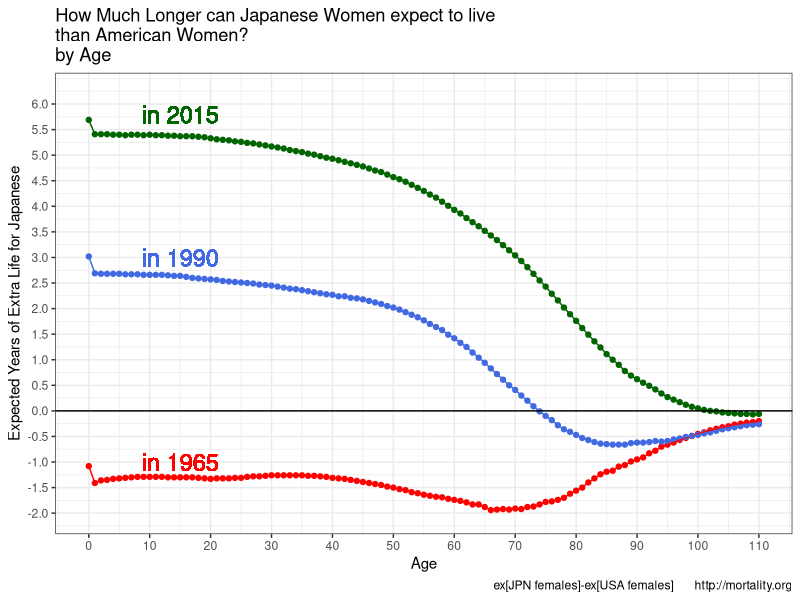

Write R code to recreate this figure.
#---------------------------------------------
# Carl Schmertmann
# created 4 Sep 18
# altered 4 Sep 18
#
# differences in female e(x) by age between Japan and USA
#---------------------------------------------

rm(list=ls())
library(tidyverse)

graphics.off()
if (.Platform$OS.type == 'windows') windows(record=TRUE)

JPN = read.table('JPN_fltper_1x1.txt', skip=2, stringsAsFactors = FALSE,
                  header=TRUE)
JPN$Age = 0:110  # make Age numeric
JPN$PopName = 'JPN'

USA = read.table('USA_fltper_1x1.txt', skip=2, stringsAsFactors = FALSE,
                  header=TRUE)
USA$Age = 0:110  # make Age numeric
USA$PopName = 'USA'

keep.df = rbind(JPN,USA) %>%
           filter( Year %in% c(1965,1990,2015)) %>%
           group_by(Age, Year) %>% 
           summarize( JPNadv = ex[PopName=='JPN'] - ex[PopName=='USA'])


ggplot( data=keep.df, aes(x=Age, y=JPNadv, group=Year, color=factor(Year))) +
         geom_point() +
         geom_line() +
         geom_hline( yintercept = 0) +
         scale_color_manual(values=c('red','royalblue','darkgreen')) +
         scale_x_continuous(breaks=seq(0,110,10)) +
         scale_y_continuous(breaks=seq(-2,6,0.5), limits=c(-2,6.2)) +
         theme_bw() +
         labs(title='How Much Longer can Japanese Women expect to live\nthan American Women?\nby Age',
              x='Age', 
              y='Expected Years of Extra Life for Japanese',
              caption='ex[JPN females]-ex[USA females]       http://mortality.org') +
         guides(color=FALSE) +
         geom_text( aes(x=15, y=5.8), label='in 2015', size=6, col='darkgreen') +
         geom_text( aes(x=15, y=3.0), label='in 1990', size=6, col='royalblue') +
         geom_text( aes(x=15, y=-1.0), label='in 1965', size=6, col='red') 

ggsave(file='JPN vs USA.png')
